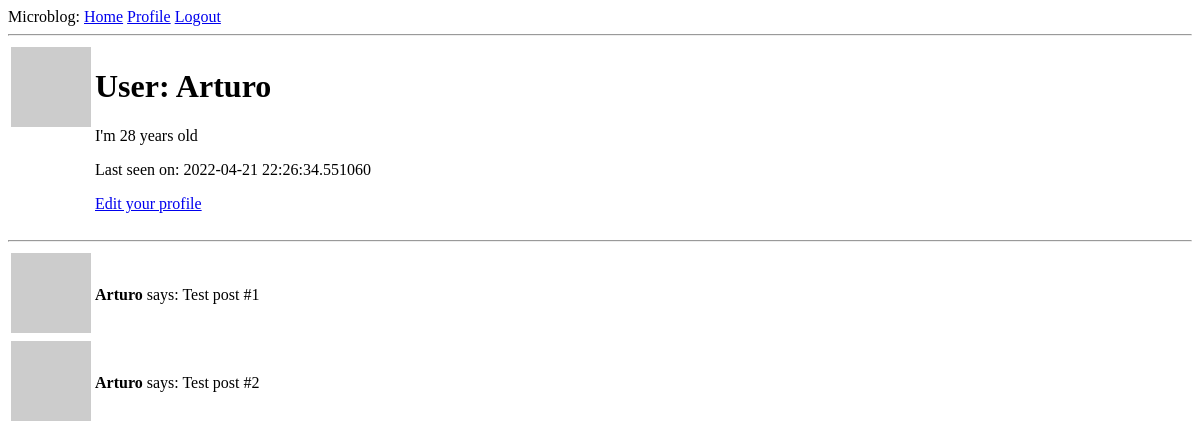
Page /user/Arturo (signed in) on the earlier database version.
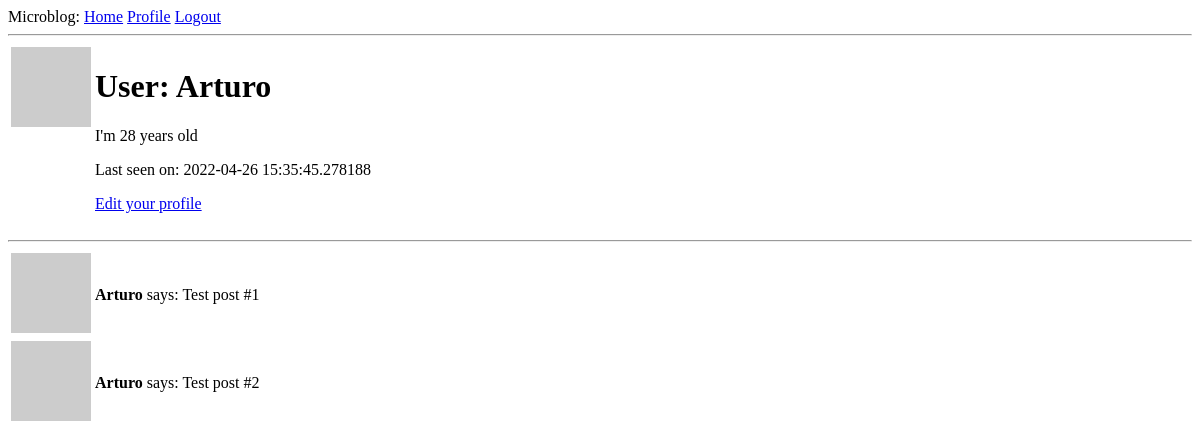
Same page on the later database version.
### app/models.py (models this page shows, shortened)
class User(UserMixin, db.Model):
    id = db.Column(db.Integer, primary_key=True)
    username = db.Column(db.String(64), index=True, unique=True)
    email = db.Column(db.String(120), index=True, unique=True)
    password_hash = db.Column(db.String(128))
    posts = db.relationship('Post', backref='author', lazy='dynamic')
    about_me = db.Column(db.String(140))
    last_seen = db.Column(db.DateTime, default=datetime.utcnow)
    def avatar(self, size):
        digest = md5(self.email.lower().encode('utf-8')).hexdigest()
        return f'https://www.gravatar.com/avatar/{digest}?d=identicon&s={size}'

### app/routes.py (the view)
@app.route('/user/<username>')
@login_required
def user(username):
    user = User.query.filter_by(username=username).first_or_404()
    posts = [
        {'author': user, 'body': 'Test post #1'},
        {'author': user, 'body': 'Test post #2'}
    ]
    return render_template('user.html', user=user, posts=posts)

### app/models.py (called while the page is built)
@login.user_loader
def load_user(id):
    return User.query.get(int(id))

### app/routes.py (called while the page is built)
@app.before_request
def before_request():
    if current_user.is_authenticated:
        current_user.last_seen = datetime.utcnow()
        db.session.commit()

### app/templates/user.html
{% extends "base.html" %}
{% block content %}
    <table>
        <tr valign="top">
            <td><img src="{{ user.avatar(128) }}"</td>
            <td>
                <h1>User: {{ user.username }}</h1>
                {% if user.about_me %}<p>{{ user.about_me }}</p>{% endif %}
                {% if user.last_seen %}<p>Last seen on: {{ user.last_seen }}</p>{% endif %}
                {% if user == current_user %}
                <p><a href="{{ url_for('edit_profile') }}">Edit your profile</a></p>
                {% endif %}
            </td>
        </tr>
    </table>
    <hr />
    <table>
        {% for post in posts %}
        {% include '_post.html' %}
        {% endfor %}
    </table>
{% endblock %}

### app/templates/base.html (shortened to what this page needs)
<!DOCTYPE html>
<html>
  <head>
  </head>
  <body>
    <div>
      Microblog:
      <a href="{{ url_for('index') }}">Home</a>
      {% if current_user.is_anonymous %}
      <a href="{{ url_for('login') }}">Login</a>
      {% else %}
      <a href="{{ url_for('user', username=current_user.username) }}"
        >Profile</a
      >
      <a href="{{ url_for('logout') }}">Logout</a>
      {% endif %}
    </div>
    <hr />
     {% block content %}{% endblock %}
  </body>
</html>

### app/templates/_post.html
<tr>
  <td><img src="{{ post.author.avatar(36) }}" /></td>
  <td>
    <p><b>{{ post.author.username }}</b> says: {{ post.body }}</p>
  </td>
</tr>

Differences in the rows shown:
changed User "Arturo": last_seen "2022-04-21 22:26:34.551060" → "2022-04-26 15:35:45.278188"
